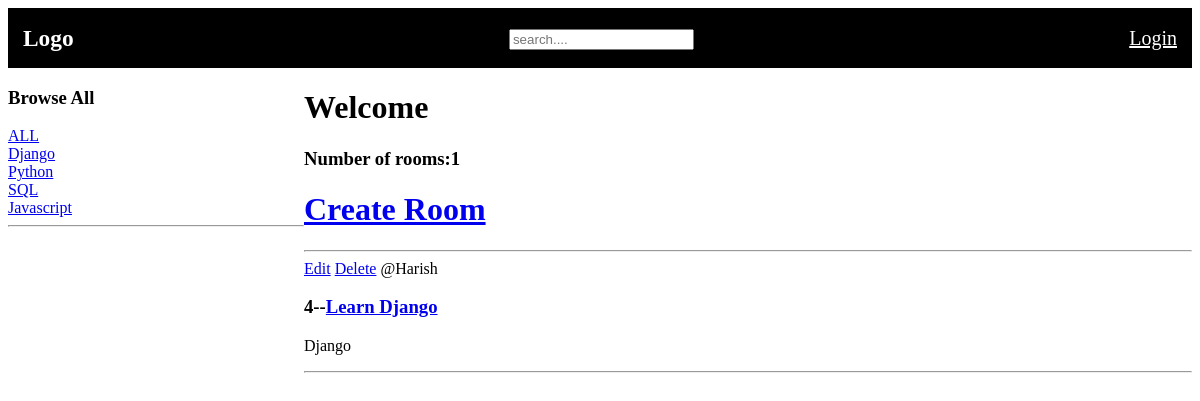
Screenshot of /?q=Django with the database file from the repository.
### app1/models.py (models this page shows, shortened)
class Topic(models.Model):
    topic=models.CharField(max_length=1000)

class Room (models.Model):
    topic=models.ForeignKey(Topic,on_delete=models.SET_NULL,null=True)
    host=models.ForeignKey(User,on_delete=models.SET_NULL,null=True)
    name=models.CharField(max_length=200)
    description = models.TextField(null=True,blank=True)
    updated_models=models.DateTimeField(auto_now=True)
    created=models.DateTimeField(auto_now_add=True)
    class Meta:
        ordering=['-updated_models','created']
    def __str__(self):
        return (self.name)

### app1/views.py (the view)
# urls.py: path('',views.home,name='home'),
def home(request):
    q=request.GET.get('q') if(request.GET.get('q'))!= None else ''  #inline if condition
    rooms=Room.objects.filter(Q(topic__topic__icontains=q) |
                              Q(name__icontains=q) |
                              Q(description__icontains=q)
                              )
    print(rooms)
    topics=Topic.objects.all()
    roomsCount=rooms.count()
    context={'rooms':rooms,'topics':topics,'roomsCount':roomsCount}
    return render(request,'app1/home.html',context)

### app1/templates/app1/home.html (shortened to what this page needs)
{% extends 'main.html' %}
{% block content %}
<div class="container">
    <div>
        <h3>Browse All</h3>
        <div>
            <a href="{% url 'home' %}">ALL</a>
        </div>
        <div>
            {% for topic in topics %}
            <div>
                <a href="{% url 'home' %}?q={{topic.topic}}">{{topic.topic}}</a>
                </div>
            {% endfor %}
            </div>
        <hr>
    </div>
    <div>
<h1>Welcome</h1>
<h3>Number of rooms:{{roomsCount}}</h3>
<h1><a href="{% url 'roomCreation' %}">Create Room</a></h1>
<hr>
{% for room in rooms %}
<div>
     <a href="{% url 'roomUpdation' room.id %}">Edit</a>
     <a href="{% url 'deleteRoom' room.id %}">Delete</a>
    <span>@{{room.host.username}}</span>
    <h3>{{room.id}}--<a href="/room/{{room.id}}">{{room.name}}</a></h3>
    <p>{{room.topic.topic }}</p>
    <hr>
</div>
{% endfor %}
{% endblock %}

### app1/templates/app1/home.html (style rules this page uses)
.container { display:grid; grid-template-columns:1fr 3fr; }

### rows the page displays
Topic: topic "Django"
Topic: topic "Python"
Topic: topic "SQL"
Topic: topic "Javascript"
Room: host.username "Harish", id "4", name "Learn Django", topic.topic "Django"

### other values shown
{{ roomsCount }} "1"
